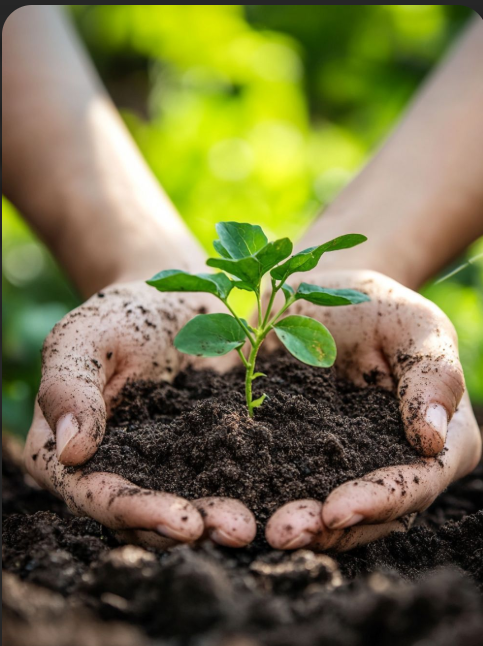
#> input picture frontend/src/assets/farmer-planting-seedling.jpg, 483 x 646 px
$ python -i service.py   (imports and definitions only)
#> lines starting #> are read from the running program, lines starting #| are printed output that depends on the picture; after the words box and inside, x2 and y2 are one past the last pixel; in counts of white or black regions, pixels touching at a corner belong together
import os
import json
import base64
import numpy as np
import onnxruntime as ort
from PIL import Image
import io
import cv2

# Hardcoded paths since this is running from backend directory
BASE_DIR = os.path.dirname(os.path.abspath(__file__))
MODEL_PATH = os.path.join(BASE_DIR, "best_model.onnx")
LABELS_PATH = os.path.join(BASE_DIR, "class_labels.json")

# Load ONNX session
session = None
if os.path.exists(MODEL_PATH):
    session = ort.InferenceSession(MODEL_PATH)

# Load class labels
class_labels = {}
# [3 lines not run here, left out]

# [16 lines left out: function preprocess_image, not called in this run]

def generate_proxy_gradcam(original_img):
    """
    Since ONNX doesn't support backprop for real Grad-CAM out of the box,
    we generate a proxy heatmap for the portfolio demo based on color contrast
    to highlight non-green diseased spots.
    """
    hsv = cv2.cvtColor(original_img, cv2.COLOR_RGB2HSV)
#> hsv: shape (646, 483, 3); mean H, S, V 22, 109.3, 126.9
    # Highlight areas that are not purely healthy green
    lower_green = np.array([35, 40, 40])
    upper_green = np.array([85, 255, 255])
    mask = cv2.inRange(hsv, lower_green, upper_green)
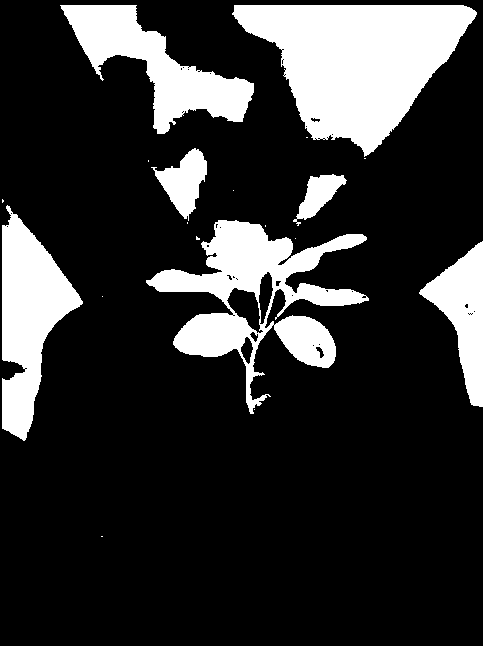
#> mask: shape (646, 483); 19.9% white; 19 white regions (12 under 20 px), largest, box (x1, y1, x2, y2) and area: (232, 5, 477, 157) 21216, (146, 220, 369, 414) 14237, (2, 205, 83, 441) 9598

    heatmap = 255 - mask # Invert so non-green is hot
    heatmap = cv2.GaussianBlur(heatmap, (21, 21), 0)
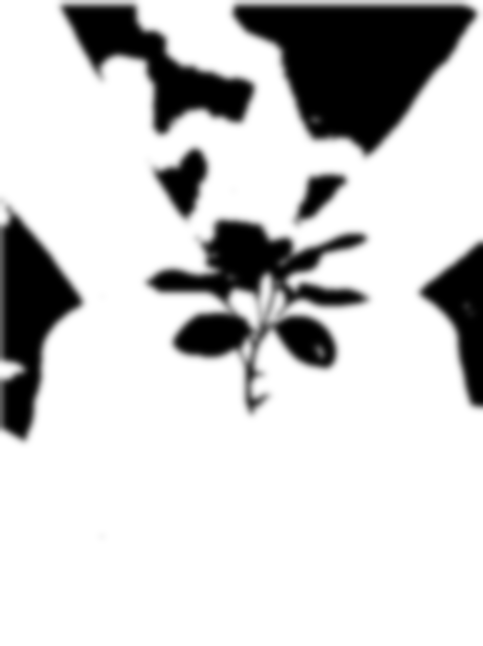
#> heatmap: shape (646, 483); min 0, max 255, mean 204.1
    heatmap_color = cv2.applyColorMap(heatmap, cv2.COLORMAP_JET)
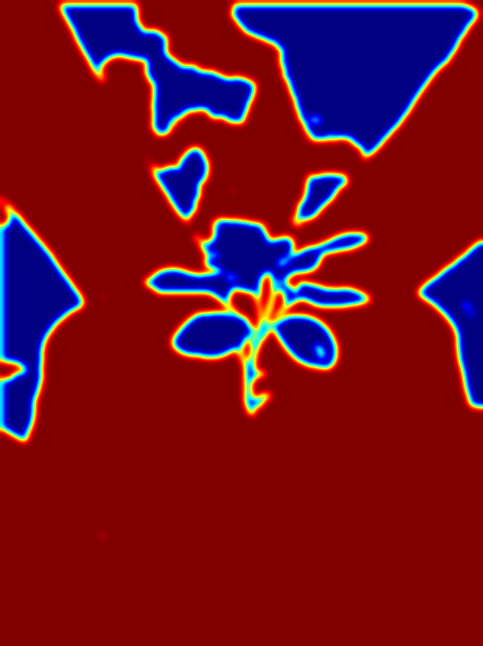
#> heatmap_color: shape (646, 483, 3); mean B, G, R 33.9, 15.5, 111.6

    # Superimpose
    superimposed_img = heatmap_color * 0.4 + original_img * 0.6
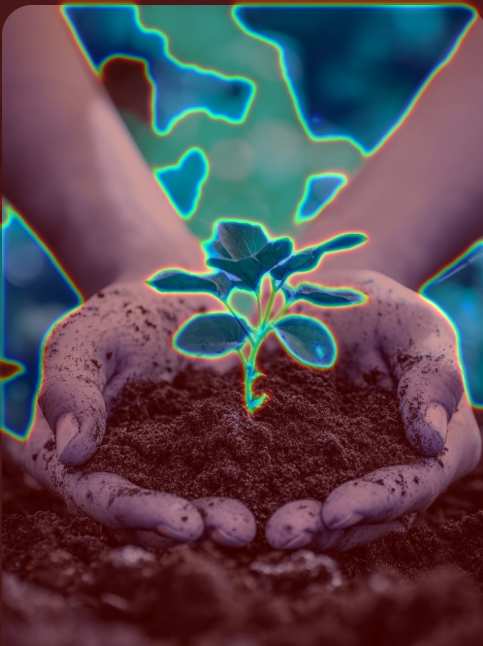
#> superimposed_img: shape (646, 483, 3) float64; mean B, G, R 84.4, 74.9, 87.3
    return superimposed_img.astype(np.uint8)

# [45 lines left out: functions determine_category, diagnose_image, not called in this run]

>>> import cv2
>>> picture = cv2.cvtColor(cv2.imread('../../../frontend/src/assets/farmer-planting-seedling.jpg'), cv2.COLOR_BGR2RGB)
>>> result = generate_proxy_gradcam(picture)

$ run again, on frontend/src/assets/farmers-rice-field.jpg
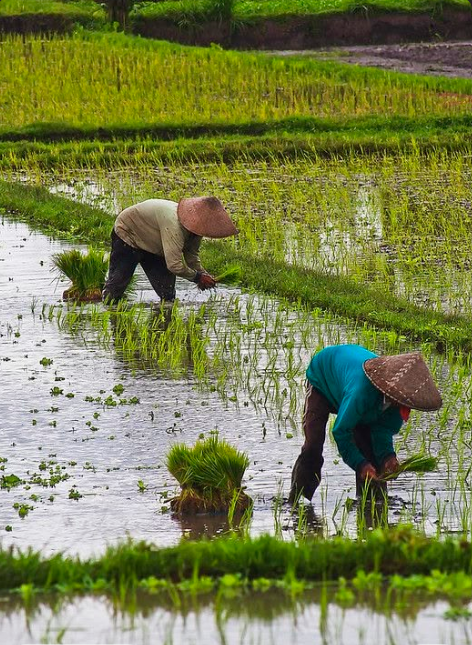
#> input picture frontend/src/assets/farmers-rice-field.jpg, 472 x 645 px
#> hsv: shape (645, 472, 3); mean H, S, V 52.3, 128.2, 132
#> in generate_proxy_gradcam, `mask = cv2.inRange(hsv, lower_green, upper_green)`:
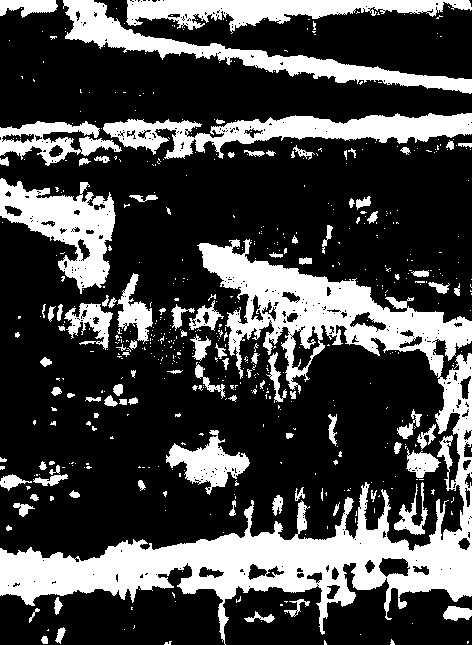
#> mask: shape (645, 472); 27.8% white; 566 white regions (462 under 20 px), largest, box (x1, y1, x2, y2) and area: (0, 239, 472, 645) 40990, (103, 113, 472, 159) 7508, (63, 0, 472, 94) 6984
#> in generate_proxy_gradcam, `superimposed_img = heatmap_color * 0.4 + original_img * 0.6`:
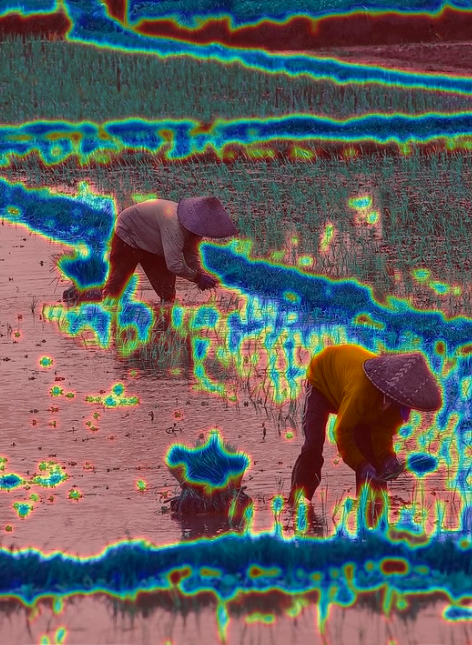
#> superimposed_img: shape (645, 472, 3) float64; mean B, G, R 95.8, 97.1, 97.8
